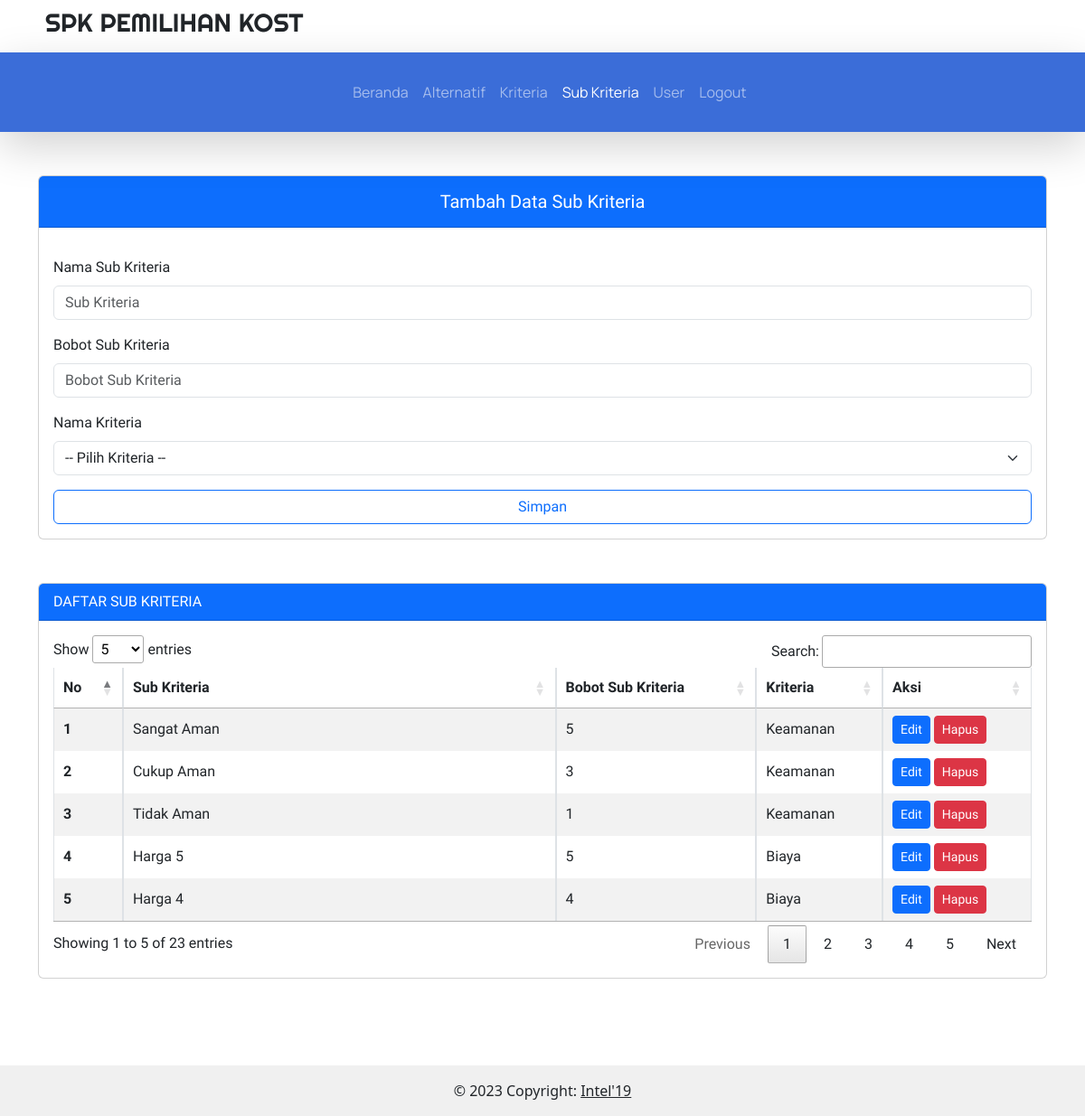
The app's page /admin/sub_kriteria.php (signed in) with its own data.
### tables this page shows
CREATE TABLE `sub_kriteria` (
  `id_sub_kriteria` int(5) NOT NULL,
  `nama_sub_kriteria` varchar(150) NOT NULL,
  `bobot_sub_kriteria` int(11) NOT NULL,
  `f_id_kriteria` char(2) NOT NULL
);

CREATE TABLE `kriteria` (
  `id_kriteria` char(2) NOT NULL,
  `nama_kriteria` varchar(20) NOT NULL,
  `jenis_kriteria` varchar(30) NOT NULL
);

### config.php (called while the page is built, shortened)
<?php
function connectDatabase()
{
    $conn = new mysqli(DB_HOST, DB_USERNAME, DB_PASSWORD, DB_NAME);
    return $conn;
}
?>

### admin/functions/sub_kriteria.php (called while the page is built, shortened)
<?php
require_once '../config.php';
class Sub_Kriteria{
    private $db;
    public function __construct()
    {
        $this->db = connectDatabase();
    }
    public function getSubKriteria()
    {
        return $this->db->query("SELECT sk.id_sub_kriteria,sk.nama_sub_kriteria,sk.bobot_sub_kriteria,k.id_kriteria,k.nama_kriteria,k.jenis_kriteria FROM sub_kriteria sk JOIN kriteria k ON sk.f_id_kriteria = k.id_kriteria ORDER BY sk.id_sub_kriteria DESC");
    }
}
$Sub_Kriteria = new Sub_Kriteria();
?>

### admin/sub_kriteria.php (the view, shortened to what this page needs)
<?php
require_once './header.php';
require_once './functions/sub_kriteria.php';
$data_SubKriteria = $Sub_Kriteria->getSubKriteria();
?>
<div class="container mb-5 pb-5" style="font-family: 'Prompt', sans-serif">
    <div class="row">
        <div class="d-xxl-flex">
            <div class="col-xxl-3 mb-xxl-3 mt-5">
                <div class="card">
                    <div class="card-header bg-primary">
                        <h5 class="text-center text-white pt-2 col-12 btn-outline-primary">
                            Tambah Data Sub Kriteria
                        </h5>
                    </div>
                    <form method="post" action="">
                        <div class="card-body">
                            <div class="mb-3 mt-3">
                                <label for="nama_sub_kriteria" class="form-label">Nama Sub Kriteria</label>
                                <input class="form-control" required name="nama_sub_kriteria" type="text"
                                    placeholder="Sub Kriteria" aria-label="default input example">
                            </div>
                            <div class="mb-3 mt-3">
                                <label for="bobot_sub_kriteria" class="form-label">Bobot Sub Kriteria</label>
                                <input class="form-control" required name="bobot_sub_kriteria" type="number"
                                    placeholder="Bobot Sub Kriteria" aria-label="default input example">
                            </div>
                            <div class="mb-3 mt-3">
                                <label for="id_kriteria" class="form-label">Nama Kriteria</label>
                                <select class="form-select" required id="id_kriteria" name="id_kriteria"
                                    aria-label="Default select example">
                                    <option value="">-- Pilih Kriteria --</option>
                                </select>
                            </div>
                            <button type="submit" name="simpan" class="btn col-12 btn-outline-primary">
                                Simpan
                            </button>
                        </div>
                    </form>
                </div>
            </div>
            <div class="col-xxl-9 ms-xxl-5 mt-5">
                <div class="card">
                    <div class="card-header bg-primary text-white">DAFTAR SUB KRITERIA</div>
                    <div class="card-body">
                        <div class="table-responsive">
                            <table class="table table-striped table-bordered nowrap" style="width:100%" id="table">
                                <thead>
                                    <tr>
                                        <th scope="col">No</th>
                                        <th scope="col">Sub Kriteria</th>
                                        <th scope="col">Bobot Sub Kriteria</th>
                                        <th scope="col">Kriteria</th>
                                        <th scope="col">Aksi</th>
                                    </tr>
                                </thead>
                                <tbody class="table-group-divider">
                                    <?php foreach ($data_SubKriteria as $key => $sub_kriteria):?>
                                    <tr>
                                        <th scope="row"><?=$key+1;?></th>
                                        <td><?= $sub_kriteria['nama_sub_kriteria'];?></td>
                                        <td><?= $sub_kriteria['bobot_sub_kriteria'];?></td>
                                        <td><?= $sub_kriteria['nama_kriteria'];?></td>
                                        <td>
                                            <button type="button" class="btn btn-sm btn-primary" data-bs-toggle="modal"
                                                data-bs-target="#edit<?= $sub_kriteria['id_sub_kriteria'];?>">
                                                Edit
                                            </button>
                                            <button type="button" class="btn btn-sm btn-danger" data-bs-toggle="modal"
                                                data-bs-target="#hapus<?= $sub_kriteria['id_sub_kriteria'];?>">
                                                Hapus
                                            </button>
                                        </td>
                                    </tr>
                                    <?php endforeach;?>
                                </tbody>
                            </table>
                        </div>
                    </div>
                </div>
            </div>
        </div>
    </div>
    <?php foreach ($data_SubKriteria as $sub_kriteria):?>
</div>
<?php endforeach;?>
<?php
    require_once './footer.php';
?>

### records on screen
sub_kriteria: nama_sub_kriteria "Sangat Aman", bobot_sub_kriteria "5", f_id_kriteria.nama_kriteria "Keamanan"
sub_kriteria: nama_sub_kriteria "Cukup Aman", bobot_sub_kriteria "3", f_id_kriteria.nama_kriteria "Keamanan"
sub_kriteria: nama_sub_kriteria "Tidak Aman", bobot_sub_kriteria "1", f_id_kriteria.nama_kriteria "Keamanan"
sub_kriteria: nama_sub_kriteria "Harga 5", bobot_sub_kriteria "5", f_id_kriteria.nama_kriteria "Biaya"
sub_kriteria: nama_sub_kriteria "Harga 4", bobot_sub_kriteria "4", f_id_kriteria.nama_kriteria "Biaya"
